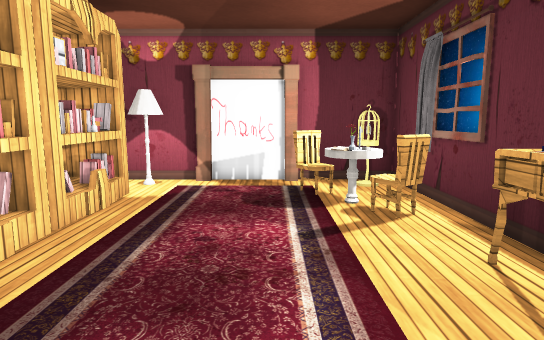
View 1 (above)

15 first-person views from a walk through a scene from a Unity 3-D project. The camera is 1.2 m above the floor, tilts 8° down and sees 75° across. The floor is counted in squares, 0.5 m on a side. Each view is taken from the middle of a square. On the plan, view 1 faces up. The plan holds only what a view shows up to about 20 squares ahead; the rest is blank. The player is left out. Some surface patterns are stand-ins.

View 2
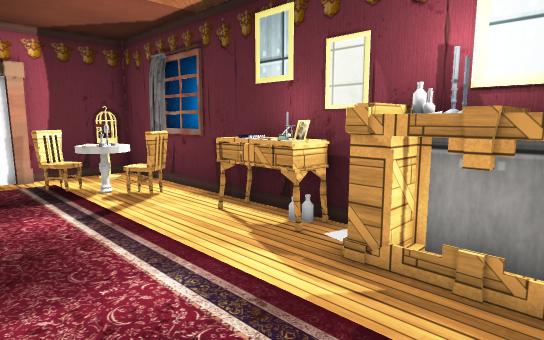

View 3
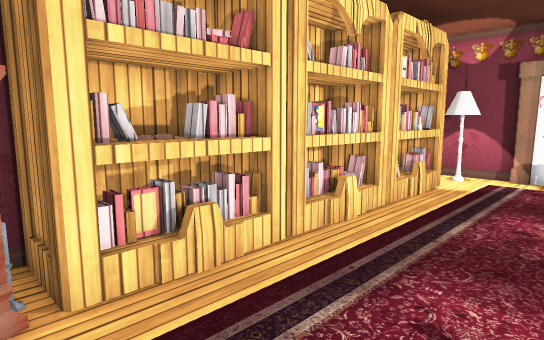

View 4
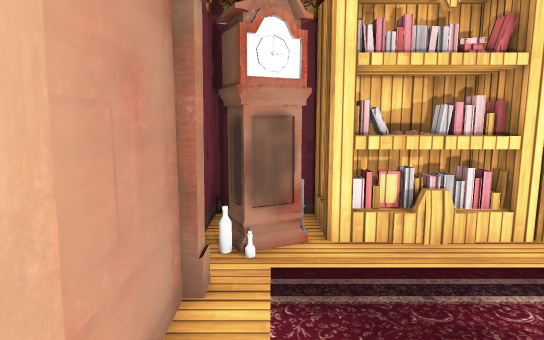

View 5
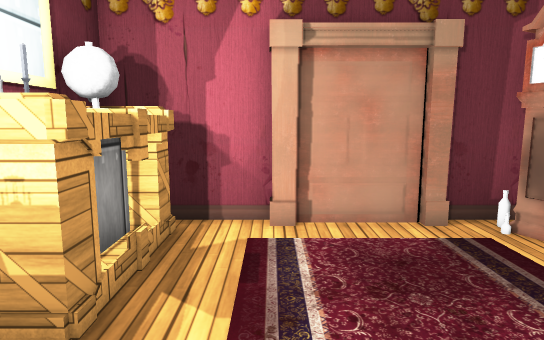

View 6
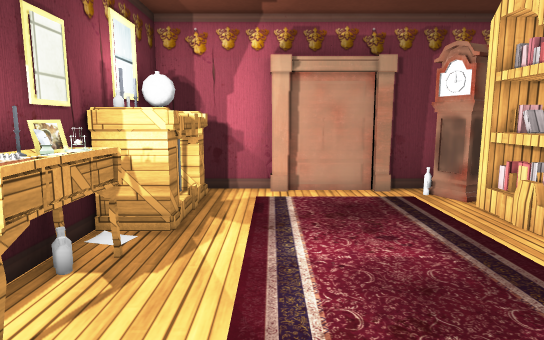

View 7
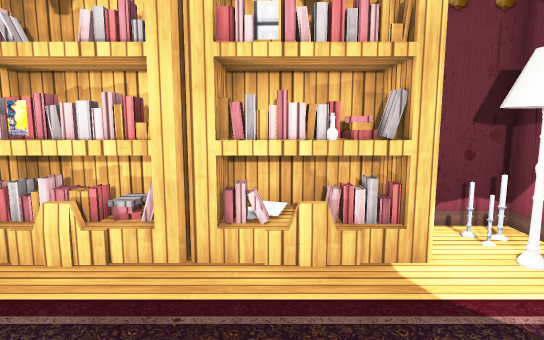

View 8
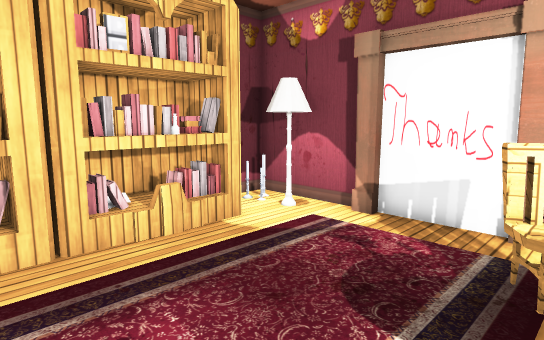

View 9
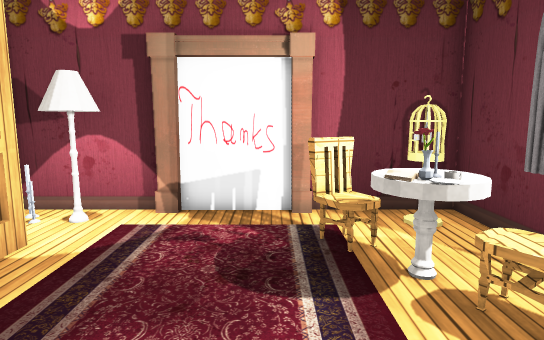

View 10
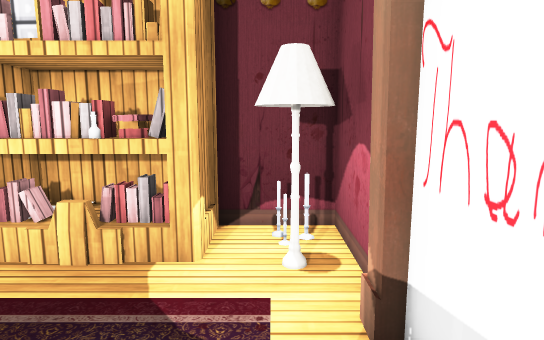

View 11
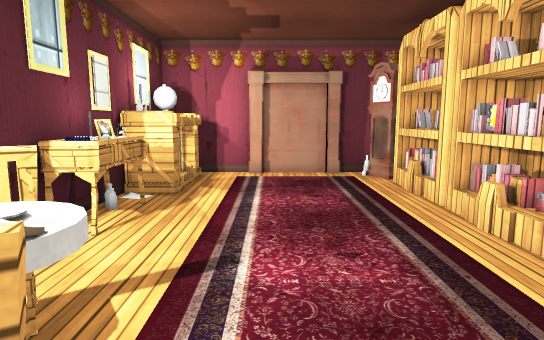

View 12
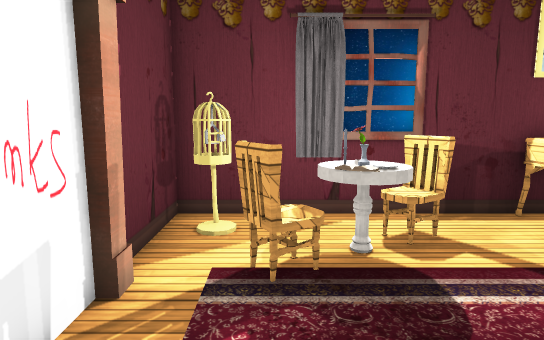

View 13
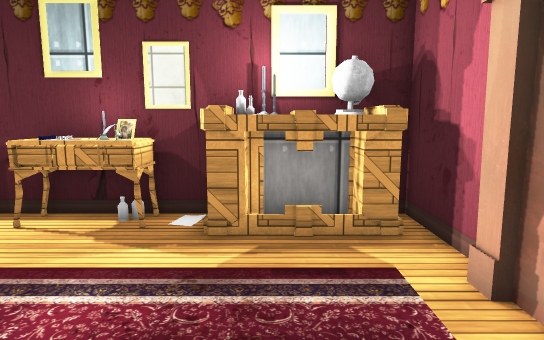

View 14
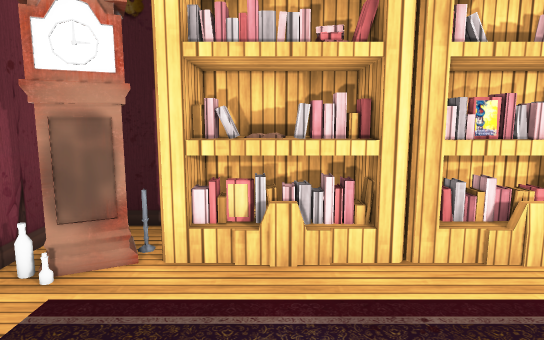

View 15
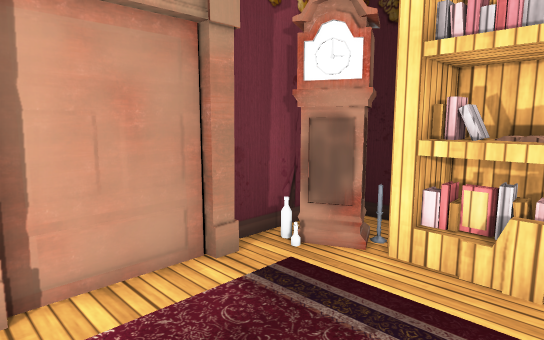

### Floor plan
Key: @ floor where view 1 was taken; # wall or solid block; . floor; = window, fence, low wall or low ledge; S shelf; O other object.
Columns run from 7 left of view 1 to 5 right of it. Each row starts with its distance up from view 1.
 15 #############
 14 #O#########O#
 13 #O##......OO#
 12 #S#.....OO..#
 11  SS......O=##
 10  SS......OO #
  9  SS...... OO#
  8  S#.......O.#
  7  S#.........#
  6  SS........O#
  5  SS........O#
  4  SS........OO
  3 ###........OO
  2  SS.........#
  1  SS.......OOO
  0  SS....@..OOO
 -1 ##O.......OOO
 -2 #OOO......OO#
 -3 ##OO##### O #
 -4  ####   #####

Positions as (right, up) in squares from view 1, and headings:
1: (0, 0), facing up
2: (-2, -2), facing up-right
3: (0, -2), facing up-left
4: (2, -2), facing left
5: (1, 5), facing down
6: (1, 9), facing down
7: (1, 9), facing left
8: (2, 6), facing up-left
9: (0, 5), facing up
10: (1, 13), facing left
11: (0, 13), facing down
12: (-4, 12), facing right
13: (-4, 0), facing right
14: (1, 1), facing left
15: (1, 2), facing down-left
